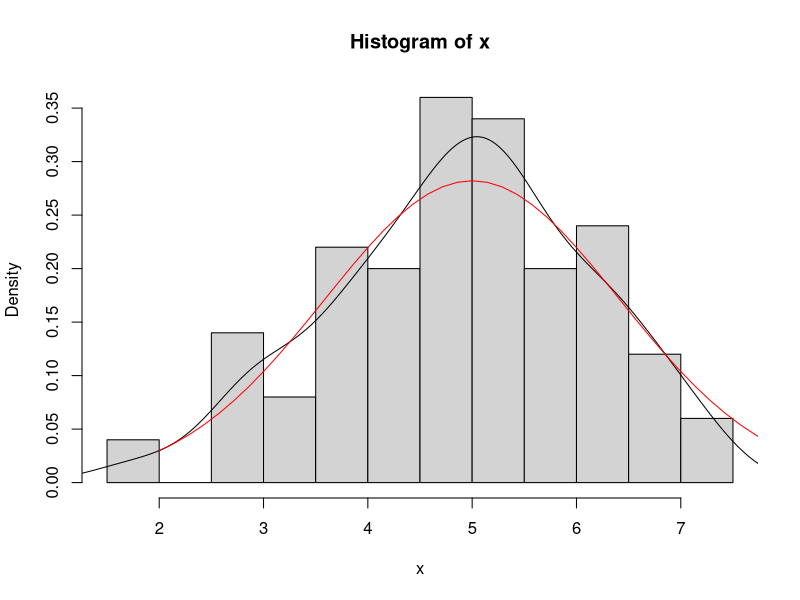
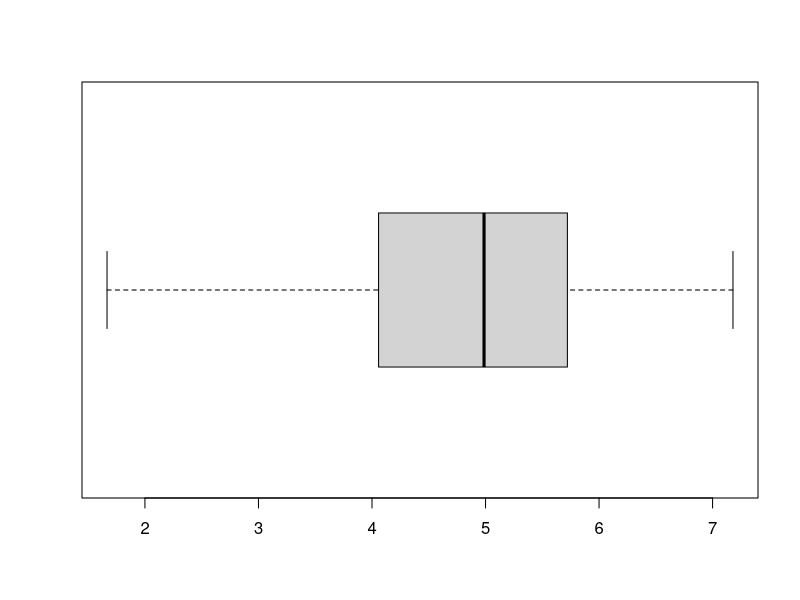
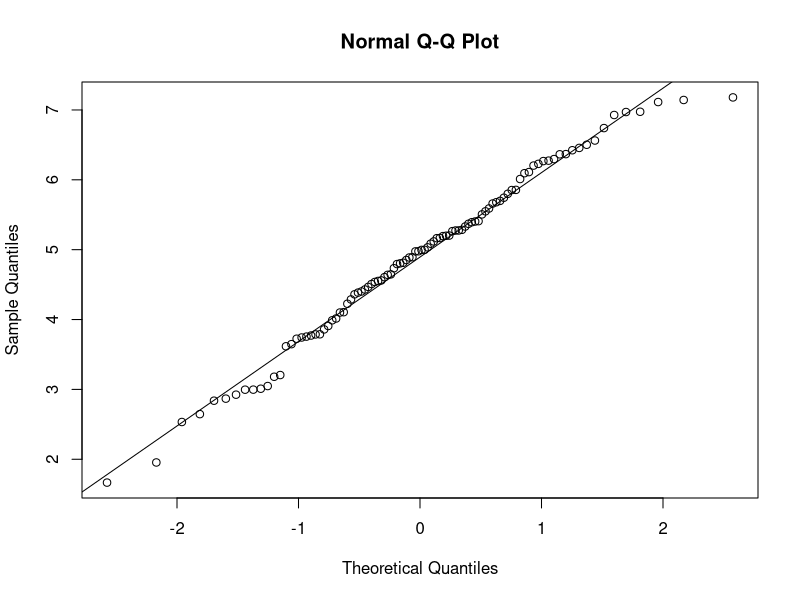
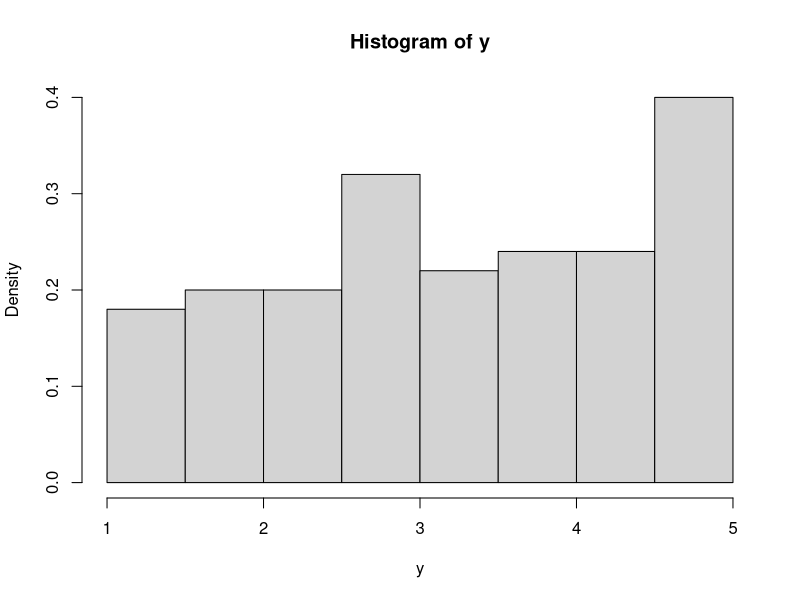
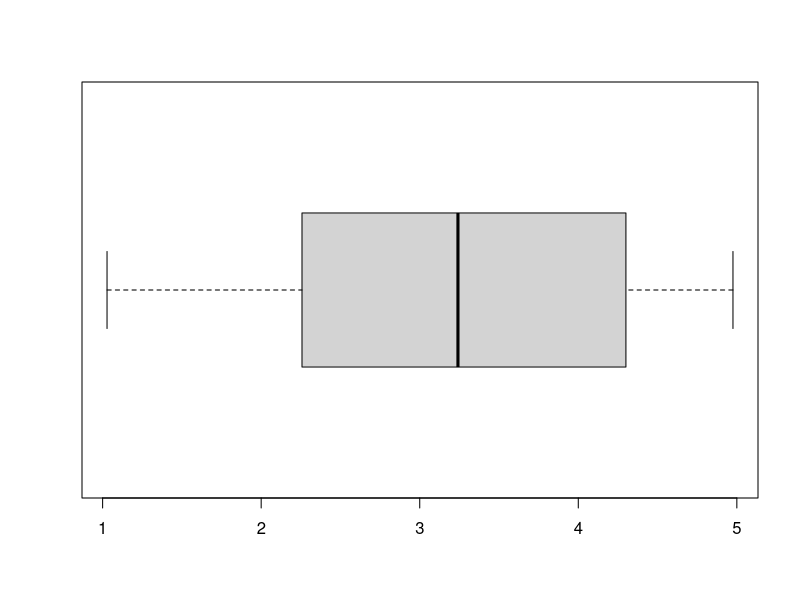
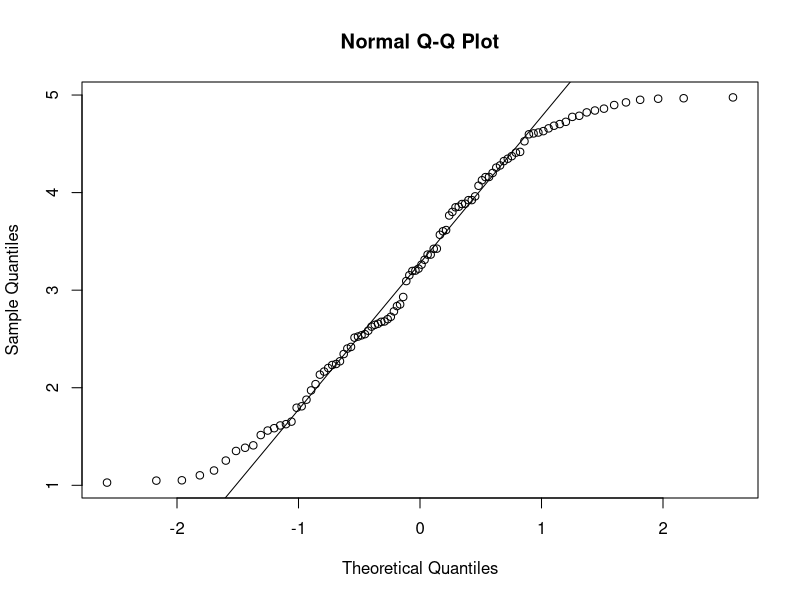
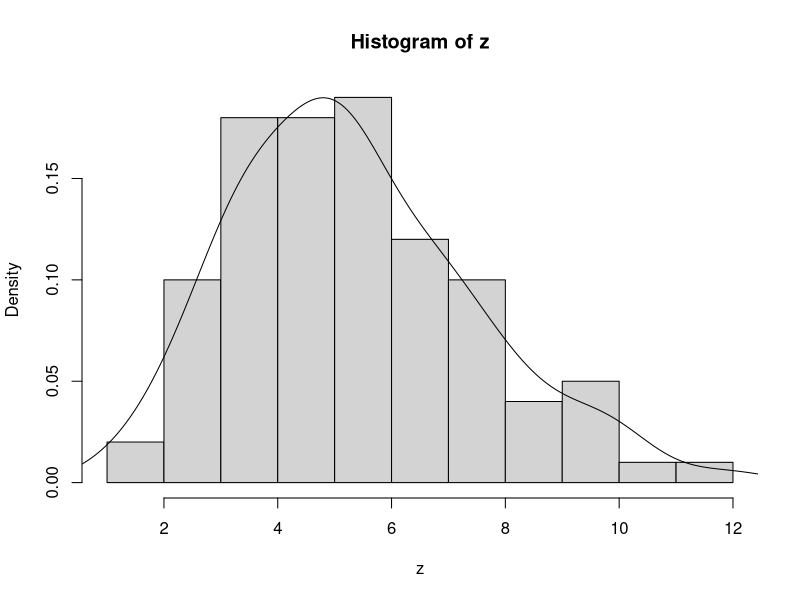
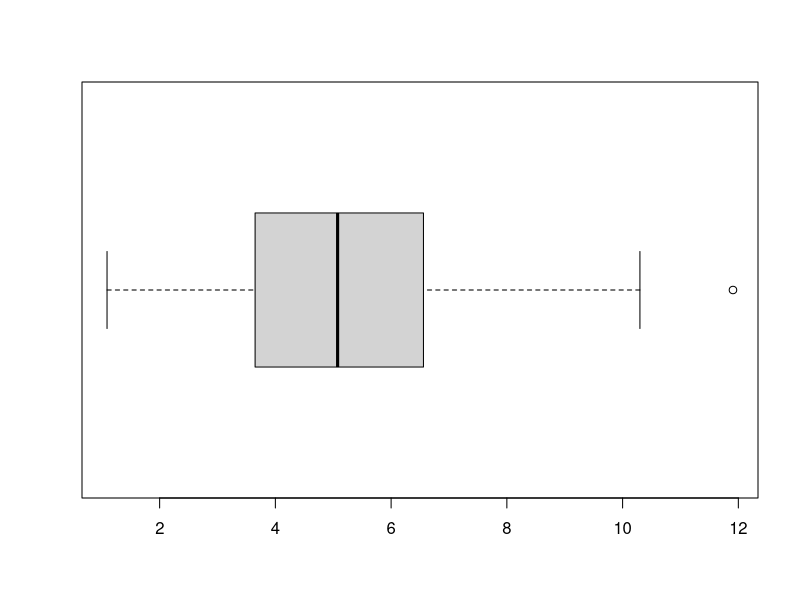

Reproduce these figures in R, in order. (Note: this script raises an error after producing the figures.)
x=rnorm(100, 5, sqrt(2))
hist(x, probability=T)
lines(density(x))

s=seq(2, 9, length.out=50)
ds=dnorm(s, 5, sqrt(2))
lines(s, ds, col='red')

boxplot(x, horizontal=T)

qqnorm(x)
qqline(x)



y=runif(100, 1, 5)
min(y)
max(y)

hist(y, probability=T)

boxplot(y, horizontal=T)

qqnorm(y)
qqline(y)




z=rgamma(100, 5, 1)
hist(z, probability=T)
lines(density(z))

boxplot(z, horizontal=T)

s=seq(1, 12, length.out=50)
ds=density(s, 5, 1)
lines(s, ds, col='red')




x1=rnorm(100, 1, sqrt(2))
x2=rnorm(100, 5, sqrt(2))
x3=c(x1, x2)
hist(x3, probability = T)

boxplot(x3, horizontal=T)

qqnorm(x3)
qqline(x3)


